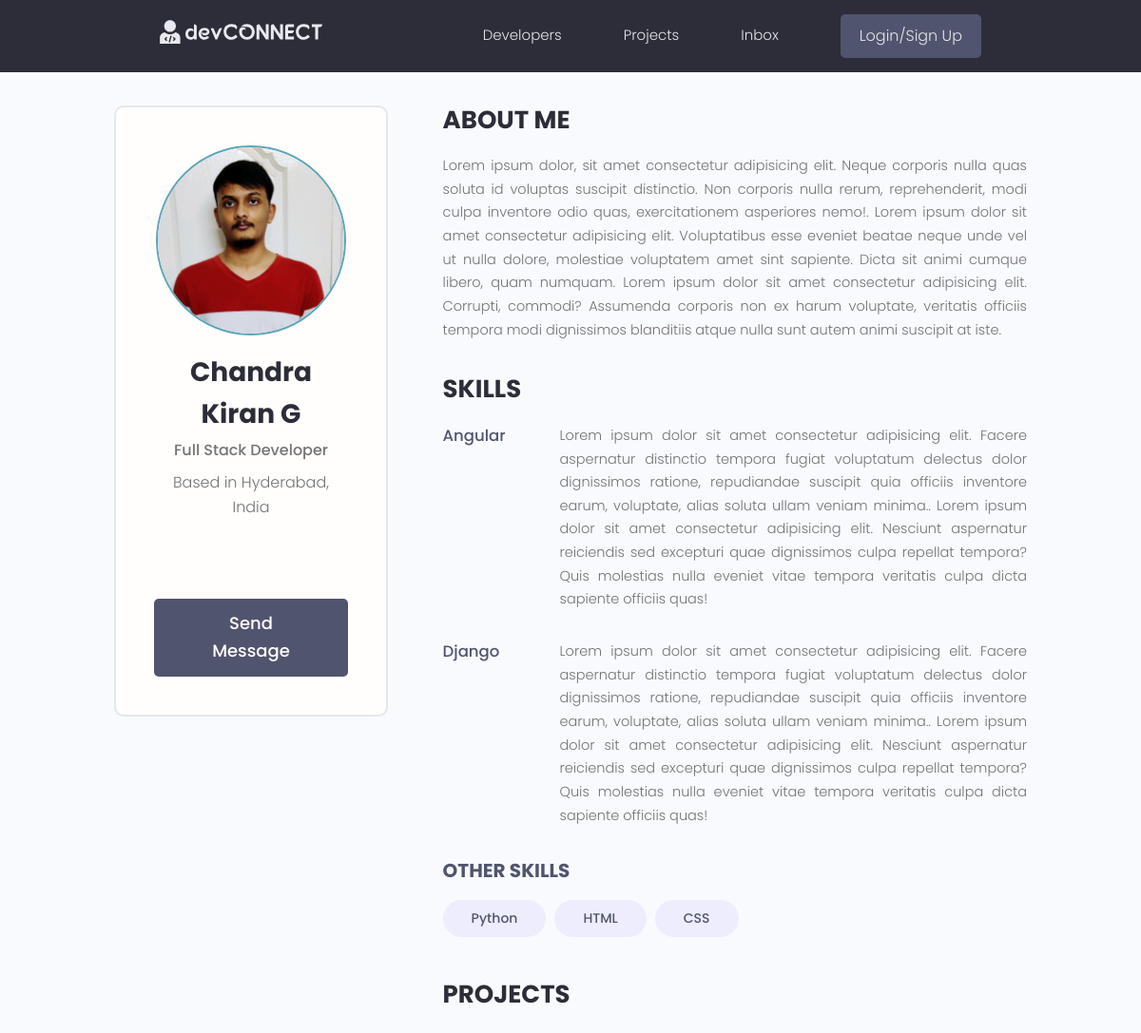
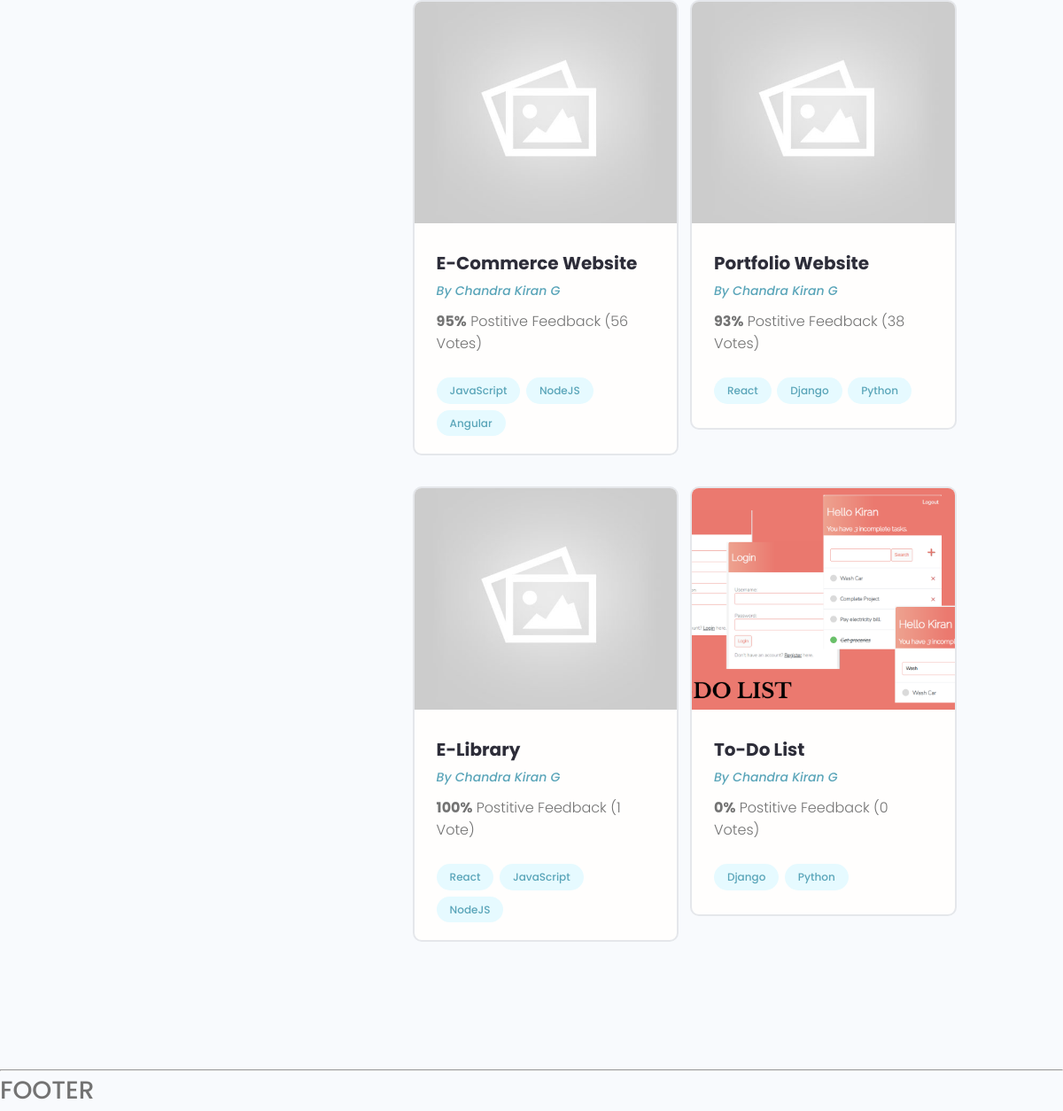
The page /user-profile/0621494e-4bd0-4c16-a9e2-afa413e8bacf on the database its author committed (2 pictures, top to bottom).
### users/models.py (models this page shows, shortened)
class Profile(models.Model):
    user = models.OneToOneField(User, on_delete=models.CASCADE, null=True, blank=True)
    name = models.CharField(max_length=200, null=True, blank=True)
    email = models.CharField(max_length=200, null=True, blank=True)
    username = models.CharField(max_length=200, null=True, blank=True)
    location = models.CharField(max_length=200, blank=True, null=True)
    headline = models.CharField(max_length=300, null=True, blank=True)
    bio = models.TextField(null=True, blank=True)
    profile_image = models.ImageField(null=True, blank=True, upload_to='profiles/', default="profiles/defaultuser.png")
    social_github = models.CharField(max_length=200, null=True, blank=True)
    social_twitter = models.CharField(max_length=200, null=True, blank=True)
    social_linkedin = models.CharField(max_length=200, null=True, blank=True)
    social_youtube = models.CharField(max_length=200, null=True, blank=True)
    social_website = models.CharField(max_length=200, null=True, blank=True)
    created = models.DateTimeField(auto_now_add=True)
    id = models.UUIDField(default=uuid.uuid4, unique=True, primary_key=True, editable=False)

class Skill(models.Model):
    owner = models.ForeignKey(Profile, on_delete=models.CASCADE, blank=True, null=True)
    name = models.CharField(max_length=200, blank=True, null=True)
    description = models.TextField(blank=True, null=True)
    created = models.DateTimeField(auto_now_add=True)
    id = models.UUIDField(default=uuid.uuid4, unique=True, primary_key=True, editable=False)
    def __str__(self):
        return str(self.name)

### projects/models.py (models this page shows, shortened)
class Project(models.Model):
    owner = models.ForeignKey(Profile, null=True, blank=True, on_delete=models.SET_NULL)
    title = models.CharField(max_length=200)
    description = models.TextField(null=True, blank=True)
    featured_image = models.ImageField(null=True, blank=True, default="default.jpg")
    demo_link = models.CharField(max_length=1000, null=True, blank=True)
    source_link = models.CharField(max_length=1000, null=True, blank=True)
    tags = models.ManyToManyField('Tag', blank=True)
    vote_total = models.IntegerField(default=0, null=True, blank=True)
    vote_ratio = models.IntegerField(default=0, null=True, blank=True)
    created = models.DateTimeField(auto_now_add=True)
    id = models.UUIDField(default=uuid.uuid4, unique=True, primary_key=True, editable=False)

class Tag(models.Model):
    name = models.CharField(max_length=200)
    created = models.DateTimeField(auto_now_add=True)
    id = models.UUIDField(default=uuid.uuid4, unique=True, primary_key=True, editable=False)
    def __str__(self):
        return self.name

### users/views.py (the view)
# urls.py: path('user-profile/<str:pk>', views.userProfile, name="user-profile"),
def userProfile(request, pk):
    profile = Profile.objects.get(id=pk)
    topskills = profile.skill_set.exclude(description__exact = "")
    otherskills = profile.skill_set.filter(description = "")
    context = { 'profile' : profile, 'topskills' : topskills, 'otherskills' : otherskills }
    return render(request, 'users/user-profile.html', context)

### users/templates/users/user-profile.html (shortened to what this page needs)
{% extends 'main.html' %}
{% block content %}
<main class="profile my-md">
    <div class="container">
        <div class="layout">
            <div class="column column--1of3">
                <div class="card text-center">
                    <div class="card__body dev">
                        <img class="avatar avatar--xl" src="{{profile.profile_image.url}}" />
                        <h2 class="dev__name">{{profile.name}}</h2>
                        <p class="dev__title">{{profile.headline}}</p>
                        <p class="dev__location">Based in {{profile.location}}</p>
                        <ul class="dev__social">
                        </ul>
                        <a href="#" class="btn btn--sub btn--lg">Send Message </a>
                    </div>
                </div>
            </div>
            <div class="column column--2of3">
                <div class="devInfo">
                    <h3 class="devInfo__title">About Me</h3>
                    <p class="devInfo__about">
                        {{profile.bio}}
                    </p>
                </div>
                <div class="devInfo">
                    <h3 class="devInfo__title">Skills</h3>
                    <div class="devInfo__skills">
                        {% for skill in topskills %}
                        <div class="devSkill">
                            <h4 class="devSkill__title">{{skill.name}}</h4>
                            <p class="devSkill__info">
                                {{skill.description}}
                            </p>
                        </div>
                        {% endfor %}
                        <h3 class="devInfo__subtitle">Other Skills</h3>
                        <div class="devInfo__otherSkills">
                            {% for skill in otherskills %}
                            <span class="tag tag--pill tag--sub tag--lg">
                                <small>{{skill}}</small>
                            </span>
                            {% endfor %}
                        </div>
                    </div>
                </div>
                <div class="devInfo">
                    <h3 class="devInfo__title">Projects</h3>
                    <div class="grid grid--two">
                        {% for project in profile.project_set.all %}
                        <div class="column">
                            <div class="card project">
                                <a href="{% url 'project' project.id %}" class="project">
                                    <img class="project__thumbnail" src="{{project.featured_image.url}}"
                                        alt="project thumbnail" />
                                    <div class="card__body">
                                        <h3 class="project__title">{{project.title}}</h3>
                                        <p><a class="project__author" href="{% url 'user-profile' project.owner.id %}">By
                                                {{project.owner.name}}</a></p>
                                        <p class="project--rating">
                                            <span style="font-weight: bold;">{{project.vote_ratio}}%</span> Postitive
                                            Feedback ({{project.vote_total}} Vote{{project.vote_total | pluralize:"s"}})
                                        </p>
                                        <div class="project__tags">
                                            {% for tag in project.tags.all %}
                                            <span class="tag tag--pill tag--main">
                                                <small>{{tag}}</small>
                                            </span>
                                            {% endfor %}
                                        </div>
                                    </div>
                                </a>
                            </div>
                        </div>
                        {% endfor %}
                    </div>
                </div>
            </div>
        </div>
    </div>
</main>
{% endblock content %}

### static/styles/app.css (style rules this page uses)
:root { --color-sub: #2d2d39; }
.btn--sub { background-color: var(--color-sub-light); }
.card { border: 2px solid var(--color-light); }
img { width: 100%; }
.profile .card > .dev { padding: 4rem; }
.dev__name { color: var(--color-sub); font-size: 2.8rem; font-weight: 700; margin-top: 1rem; margin-bottom: 0.5rem; }
.dev__title { font-size: 1.6rem; font-weight: 500; line-height: 1.3; }
.dev__location { margin-top: 1rem; }
.dev__social { margin: 3rem 0; list-style: none; display: flex; justify-content: center; gap: 1.5rem; }
.devInfo { margin-bottom: 3rem; }
.devInfo__title, .devInfo__subtitle { font-size: 2.6rem; color: var(--color-sub); text-transform: uppercase; font-weight: 700; margin-bottom: 1.5rem; }
.devInfo__subtitle { font-size: 2rem; color: var(--color-sub-light); }
.devInfo__about, .devSkill__info { font-size: 1.45rem; line-height: 1.7; text-align: justify; }
.devSkill { margin-bottom: 3rem; }
.devSkill__title { font-size: 1.65rem; font-weight: 500; color: var(--color-sub-light); }
@media screen and (min-width: 700px) { .devSkill { display: flex; justify-content: space-between; gap: 3rem; } }
@media screen and (min-width: 700px) { .devSkill__info { flex-basis: 80%; } }
.project__author { font-size: 1.4rem; font-style: italic; }
.project--rating { margin-bottom: 1.6em; margin-top: .5em; }
.project__thumbnail { height: 25rem; object-fit: cover; object-position: top center; }
.project__title { font-size: 2rem; font-weight: 700; color: var(--color-sub); }

### static/uikit/styles/modules/_variables.css (style rules this page uses)
:root { --color-main: #5aa5b9; --color-main-light: #e6faff; --color-sub: #3f4156; --color-sub-light: #51546e; --color-sub-lighter: #ededfd; --color-text: #737373; --color-gray: #8b8b8b; --color-light: #e5e7eb; --color-light-gray: #767676; --color-bg: #f8fafd; --color-white: #fffefd; --color-white-light: #f3f3f3; --color-success: #359e64; --color-success-bg: #def8e8; --color-error: #fc4b0b; --color-error-bg: #fff2ee; --font-base: 'Poppins', arial, helvetica, 'Segoe UI', roboto, ubuntu, sans-serif; --font-monospace: 'Fira Code', 'Courier New', courier, monospace; --font-regular: 300; --font-medium: 500; --font-bold: 700; --generic-shadow: 1px 1px 5px #00000010; --generic-transition: all 0.3s ease-in-out; }

### static/uikit/styles/modules/_base.css (style rules this page uses)
* { margin: 0; padding: 0; box-sizing: border-box; text-rendering: optimizeLegibility; color: inherit; font-size: inherit; }
html { font-size: 50%; }
@media only screen and (min-width: 480px) { html { font-size: 56.25%; } }
@media only screen and (min-width: 1200px) { html { font-size: 62.5%; } }
body { line-height: 1.6; font-weight: 400; font-size: 1.5rem; color: var(--color-text); background-color: var(--color-bg); min-height: 100vh; }

### static/uikit/styles/modules/_typography.css (style rules this page uses)
* { font-family: var(--font-base); }
h2 { font-size: 3.6rem; font-weight: var(--font-bold); }
h3 { font-size: 3.2rem; font-weight: var(--font-medium); }
h4 { font-size: 2.8rem; font-weight: var(--font-medium); }
p, span, strong { font-size: 1.6rem; color: var(--color-text); font-weight: var(--font-regular); }
a { padding-bottom: 2px; text-decoration: none; display: inline-block; color: var(--color-main); font-weight: var(--font-medium); }

### static/uikit/styles/modules/_utilities.css (style rules this page uses)
.container { width: 92%; max-width: 165rem; margin: 0 auto; box-sizing: border-box; }
@media screen and (min-width: 1000px) { .container { width: 90%; } }
@media screen and (min-width: 1200px) { .container { width: 80%; } }
.text-center { text-align: center; }
.my-md { margin: 3rem auto; }

### static/uikit/styles/modules/_avatar.css (style rules this page uses)
.avatar { border-radius: 50%; border: 2px solid var(--color-main); object-fit: cover; }
.avatar--xl { height: 20rem; width: 20rem; }

### static/uikit/styles/modules/_button.css (style rules this page uses)
.btn { display: inline-block; position: relative; cursor: pointer; background-color: var(--color-light); font-weight: var(--font-medium); color: var(--color-sub); text-decoration: none; padding: 1rem 2rem; border-radius: 0.5rem; border: none; width: -webkit-fit-content; width: -moz-fit-content; width: fit-content; height: -webkit-fit-content; height: -moz-fit-content; height: fit-content; font-size: 1.6rem; outline-width: 0; outline-color: transparent; -webkit-backface-visibility: hidden; backface-visibility: hidden; transition: all 0.3s ease-in-out; }
.btn--sub { background-color: var(--color-sub); color: var(--color-white); }
.btn--lg { font-size: 1.8rem; padding: 1.2rem 4.5rem; }

### static/uikit/styles/modules/_card.css (style rules this page uses)
.card { border-radius: 1rem; background-color: var(--color-white); border: 1.5px solid var(--color-light); width: auto; height: auto; margin-top: 0.5rem; margin-bottom: 0.5rem; overflow: hidden; }
.card__body, .card__header { padding: 2rem 2.5rem; }

### rows shown on the page
Profile: profile_image (picture), name "Chandra Kiran G", headline "Full Stack Developer", location "Hyderabad, India", bio "Lorem ipsum dolor, sit amet consectetur adipisicing elit. Neque corporis nulla quas soluta id voluptas suscipit distinctio. Non corporis nulla rerum, reprehenderit, modi culpa inventore odio quas, exercitationem asperiores nemo!. Lorem ipsum dolor sit amet consectetur adipisicing elit. Voluptatibus esse eveniet beatae neque unde vel ut nulla dolore, molestiae voluptatem amet sint sapiente. Dicta sit animi cumque libero, quam numquam. Lorem ipsum dolor sit amet consectetur adipisicing elit. Corrupti, commodi? Assumenda corporis non ex harum voluptate, veritatis officiis tempora modi dignissimos blanditiis atque nulla sunt autem animi suscipit at iste."
Skill: name "Angular", description "Lorem ipsum dolor sit amet consectetur adipisicing elit. Facere aspernatur distinctio tempora fugiat voluptatum delectus dolor dignissimos ratione, repudiandae suscipit quia officiis inventore earum, voluptate, alias soluta ullam veniam minima.. Lorem ipsum dolor sit amet consectetur adipisicing elit. Nesciunt aspernatur reiciendis sed excepturi quae dignissimos culpa repellat tempora? Quis molestias nulla eveniet vitae tempora veritatis culpa dicta sapiente officiis quas!"
Skill: name "Django", description "Lorem ipsum dolor sit amet consectetur adipisicing elit. Facere aspernatur distinctio tempora fugiat voluptatum delectus dolor dignissimos ratione, repudiandae suscipit quia officiis inventore earum, voluptate, alias soluta ullam veniam minima.. Lorem ipsum dolor sit amet consectetur adipisicing elit. Nesciunt aspernatur reiciendis sed excepturi quae dignissimos culpa repellat tempora? Quis molestias nulla eveniet vitae tempora veritatis culpa dicta sapiente officiis quas!"
Skill: name "Python"
Skill: name "HTML"
Skill: name "CSS"
Project: featured_image (placeholder picture), title "E-Commerce Website", owner.name "Chandra Kiran G", vote_ratio "95", vote_total "56", vote_total|pluralize "s"
Tag: name "JavaScript"
Tag: name "NodeJS"
Tag: name "Angular"
Project: featured_image (placeholder picture), title "Portfolio Website", owner.name "Chandra Kiran G", vote_ratio "93", vote_total "38", vote_total|pluralize "s"
Tag: name "React"
Tag: name "Django"
Tag: name "Python"
Project: featured_image (placeholder picture), title "E-Library", owner.name "Chandra Kiran G", vote_ratio "100", vote_total "1"
Project: featured_image (picture), title "To-Do List", owner.name "Chandra Kiran G", vote_ratio "0", vote_total "0", vote_total|pluralize "s"
